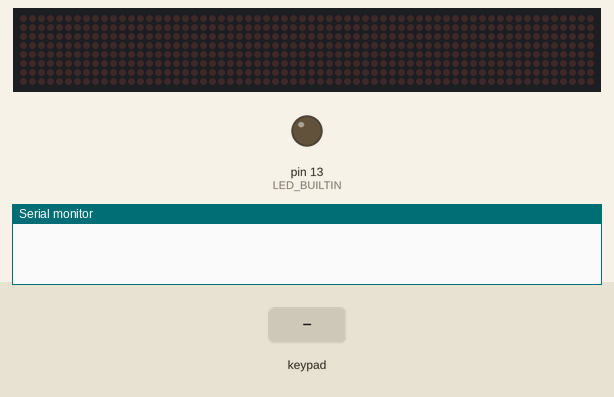
Bench run of a sketch on a simulated Arduino Mega 2560, built with avr-gcc and run on an emulated ATmega2560. Shown: 64×8 LED matrix, output pins drawn as LEDs (lit = HIGH), the last lines printed to the serial monitor. The inputs (shaded band) are chosen by the test bench.

Above: at 1.2 s.
1.3 s: keypad keys 4 5 4 6 4 7 4 8 # pressed 0.4 s apart
At 5.2 s:
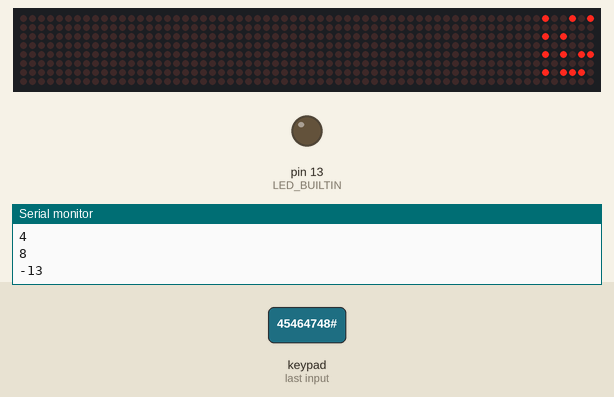
6.4 s: key '1' pressed
At 6.7 s:
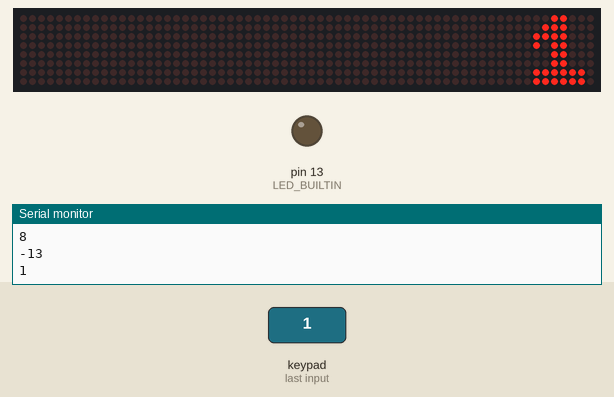
7.9 s: keypad keys 1 3 9 7 2 2 2 2 * pressed 0.4 s apart
At 10.2 s:
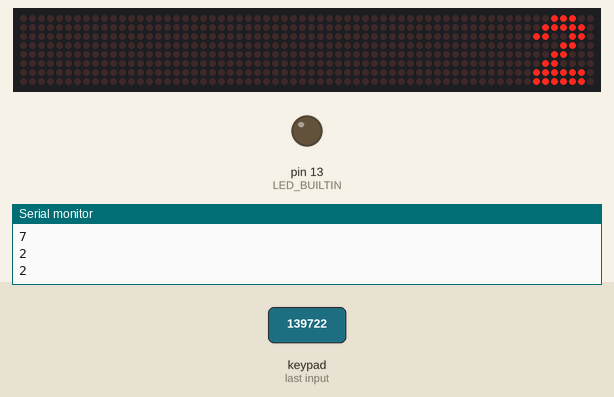
13.0 s: key 'A' pressed
At 14.1 s:
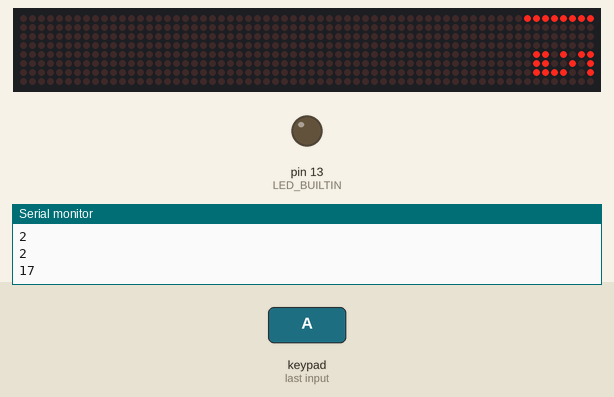
14.5 s: key 'B' pressed
At 15.2 s:
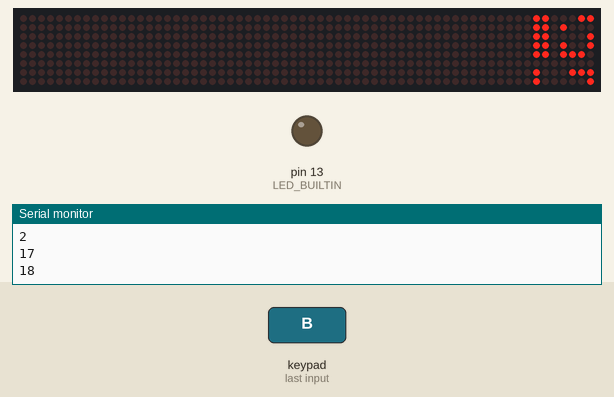
16.0 s: keypad keys 4 1 4 2 4 3 4 4 D pressed 0.4 s apart
At 19.8 s:
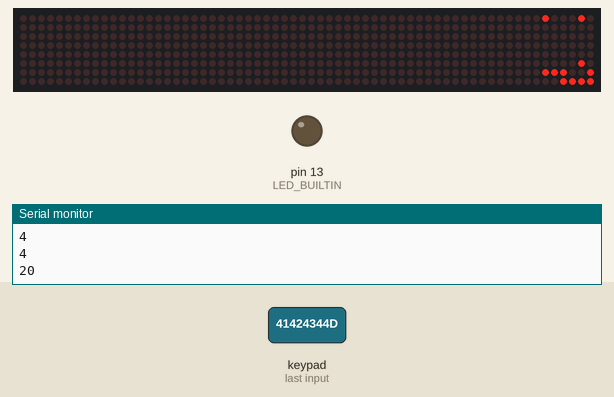
Timing chart, 0 to 21.3 s (numbered marks = the images above; inputs shaded):
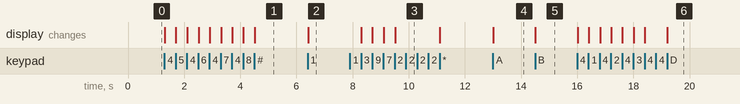

The sketch:

mini8x8.ino
```cpp
#include "LedControl.h"
#include <Keypad.h>

// jumper pin settings
#define DIN 2
#define CS 3
#define CLK 4
// this variable indicates the number of matrices, counting starts from zero
#define myMat 0
// initialization of LED matrix from library
LedControl ledMat = LedControl(DIN, CLK, CS, myMat);

//définition des nombres sous form de char
byte characters[10][8] = {
    { B01111110, B01111110, B01100110, B01100110, B01100110, B01100110, B01111110, B01111110 }, // char0
    { B00011000, B00111000, B01111000, B01011000, B00011000, B00011000, B01111110, B01111110 }, // char1
    { B00011100, B00111110, B01100110, B00001100, B00011000, B00110000, B01111110, B01111110 }, // char2
    { B00011100, B00111110, B00000110, B00111100, B00111110, B00000110, B00111110, B00111100 }, // char3
    { B00001100, B00011100, B00111100, B01101100, B11111111, B11111111, B00001100, B00001100 }, // char4
    { B01111110, B01111110, B01100000, B01111100, B01111100, B00000110, B01111110, B01111100 }, // char5
    { B00001100, B00011000, B00110000, B01111000, B01111100, B01100110, B01100110, B00111100 }, // char6
    { B11111111, B11111111, B00000110, B00001100, B00011000, B00110000, B01100000, B11000000 }, // char7
    { B00111100, B01111110, B01100110, B00111100, B00111100, B01100110, B01111110, B00111100 }, // char8
    { B01111110, B01111110, B01100110, B01111110, B01111110, B00000110, B01111110, B01111110 }  // char9
};

//définition des formes géométriques
byte stars[8] = {
  B11000011,
  B01100110,
  B00111100,
  B11111111,
  B11111111,
  B01100110,
  B11000011,
  B10000001
};

//definition of the keypad
//define the cymbols on the buttons of the keypads
char hexaKeys[4][4] = {
  {'1','2','3','A'},
  {'4','5','6','B'},
  {'7','8','9','C'},
  {'*','0','#','D'}
};
byte rowPins[4] = {41, 42, 43, 44}; //connect to the row pinouts of the keypad (left to middle)
byte colPins[4] = {45, 46, 47, 48}; //connect to the column pinouts of the keypad (middle to right)
//initialize an instance of class NewKeypad
Keypad customKeypad = Keypad( makeKeymap(hexaKeys),  rowPins, colPins, 4, 4);

void setup() {
  // wake up the matrix to start communication
  ledMat.shutdown(myMat, false);
  // setting the LED matrix to medium brightness (0-15)
  ledMat.setIntensity(myMat, 5);
  // switching off all LEDs on the matrix
  ledMat.clearDisplay(myMat);
  //call the build in LED
  pinMode(LED_BUILTIN, OUTPUT);
  // initialize serial communication at 9600 bits per second to the serial monitor
  Serial.begin(9600);
}

void loop() {

  //calling the keypad to know if it has been used
  char keypadBtn = customKeypad.getKey();

  // drawing all of the characters from the variable character


  // for (int number = 0; number < 10; number++){
  //   for (int i = 0; i < 8; i++){
  //     ledMat.setRow(myMat, i, characters[number][i]);
  //   }
  //   delay(1000);
  // }

  switch (keypadBtn)
  {
    case '*':
      for (int i = 0; i < 8; i++)
        {
          ledMat.setRow(myMat, i, stars[i]);
        }
      break;

    default:
      if (keypadBtn != '\0')
      {
        int number = keypadBtn - 48;
        for (int i = 0; i < 8; i++)
        {
          ledMat.setRow(myMat, i, characters[number][i]);
        }

        //print out the value you read:
        Serial.println(number);
      }
    break;
  }
}
```

Measured:
- after the input at 1.3 s, the display: first changes at once (image 1 shows a later state)
- after the input at 6.4 s, the display: changes at once (image 2)
- after the input at 7.9 s, the display: first changes after 0.42 s (image 3 shows a later state)
- after the input at 13.0 s, the display: changes at once (image 4)
- after the input at 14.5 s, the display: changes at once (image 5)
- after the input at 16.0 s, the display: first changes at once (image 6 shows a later state)
